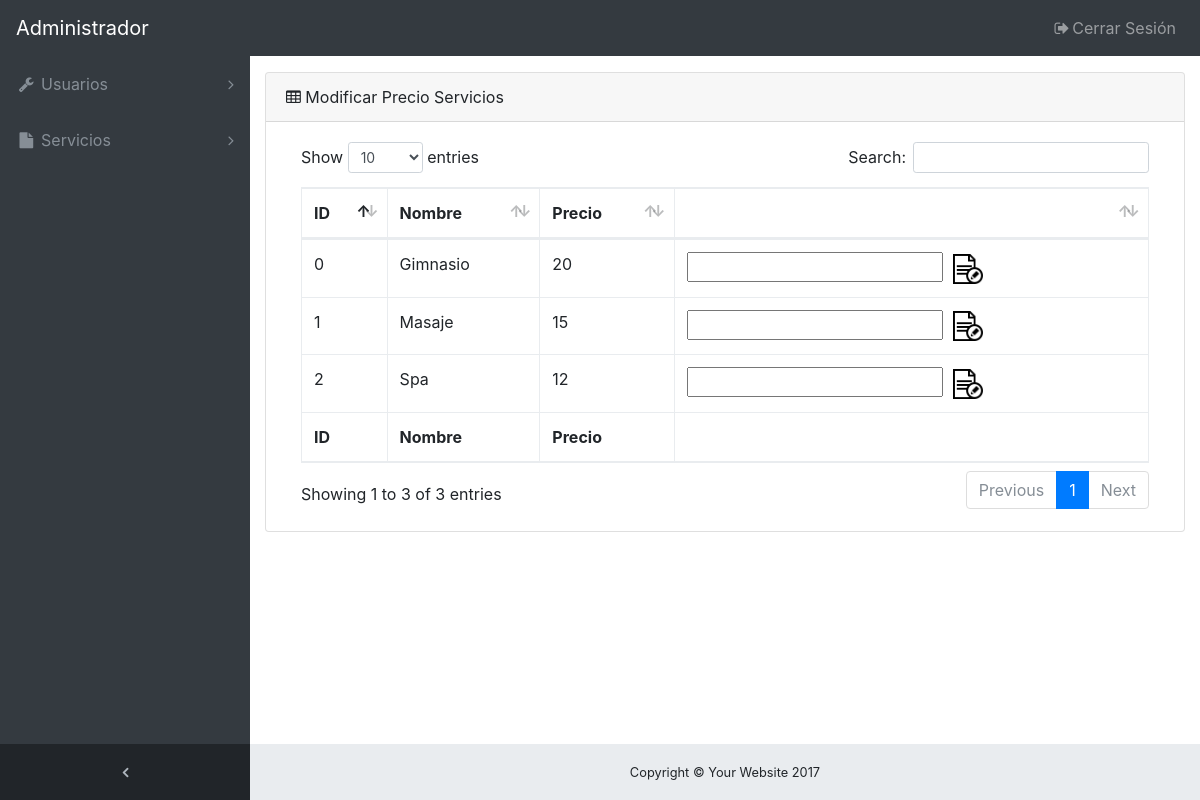
The page /pagina/admin/mod-servicios.php on the database its author committed.
### tables this page shows
CREATE TABLE `actividades` (
  `id` int(11) NOT NULL,
  `nombre` varchar(30) NOT NULL,
  `precio` int(11) NOT NULL
);

### pagina/admin/mod-servicios.php (the view, shortened to what this page needs)
<!DOCTYPE html>
<html lang="es">
	<head>
		<link href="vendor/bootstrap/css/bootstrap.min.css" rel="stylesheet">
		<link href="vendor/font-awesome/css/font-awesome.min.css" rel="stylesheet" type="text/css">
		<link href="vendor/datatables/dataTables.bootstrap4.css" rel="stylesheet">
		<link href="css/sb-admin.css" rel="stylesheet">
	</head>
	<body class="fixed-nav sticky-footer bg-dark" id="page-top">
		<nav class="navbar navbar-expand-lg navbar-dark bg-dark fixed-top" id="mainNav">
			<a class="navbar-brand" href="delete-reservas.php">Administrador</a>
			<div class="collapse navbar-collapse" id="navbarResponsive">
				<ul class="navbar-nav navbar-sidenav" id="exampleAccordion">
					<li class="nav-item" data-toggle="tooltip" data-placement="right" title="Components">
						<a class="nav-link nav-link-collapse collapsed" data-toggle="collapse" href="#collapseComponents" data-parent="#exampleAccordion">
							<i class="fa fa-fw fa-wrench"></i>
							<span class="nav-link-text">Usuarios</span>
						</a>
					</li>
					<li class="nav-item" data-toggle="tooltip" data-placement="right" title="Example Pages">
						<a class="nav-link nav-link-collapse collapsed" data-toggle="collapse" href="#collapseExamplePages" data-parent="#exampleAccordion">
							<i class="fa fa-fw fa-file"></i>
							<span class="nav-link-text">Servicios</span>
						</a>
					</li>
				</ul>
				<ul class="navbar-nav sidenav-toggler">
					<li class="nav-item">
						<a class="nav-link text-center" id="sidenavToggler">
							<i class="fa fa-fw fa-angle-left"></i>
						</a>
					</li>
				</ul>
				<ul class="navbar-nav ml-auto">
					<li class="nav-item">
						<a class="nav-link" data-toggle="modal" data-target="#exampleModal">
						<i class="fa fa-fw fa-sign-out"></i>Cerrar Sesión</a>
					</li>
				</ul>
			</div>
		</nav>
		<div class="content-wrapper">
			<div class="container-fluid">
				<div class="card mb-3">
					<div class="card-header">
						<i class="fa fa-table"></i> Modificar Precio Servicios</div>
					<div class="card-body">
						<div class="table-responsive">
							<form method="POST" action="">
								<table class="table table-bordered" id="dataTable" width="100%" cellspacing="0">
									<thead>
										<tr>
											<th>ID</th>
											<th>Nombre</th>
											<th>Precio</th>
											<th></th>
										</tr>
									</thead>
									<tfoot>
										<tr>
											<th>ID</th>
											<th>Nombre</th>
											<th>Precio</th>
											<th></th>
										</tr>
									</tfoot>
									<tbody>
										<?php
											$base=mysqli_connect("127.0.0.1","root","","hotelspa");
											$resul=mysqli_query($base,"SELECT * FROM actividades");
											while($reg = mysqli_fetch_assoc($resul)){
												echo '<tr>
														<td>'.$reg["id"].'</td>
														<td>'.$reg["nombre"].'</td>
														<td>'.$reg["precio"].'</td>
														<td><input name="'.$reg["id"].'" type="text" minlength="0" maxlength="8" pattern="[0-9]{0,8}"/>
														<button class="eliminar" type="submit" value="Modificar" name="'.$reg["id"].$reg["nombre"].'"><img src="img/modificar.png" width="30" height="30"></button> </td>
														</tr>';
											}
										?>
									</tbody>
								</table>
							</form>
						</div>
					</div>
				</div>
			</div>
			<footer class="sticky-footer">
				<div class="container">
					<div class="text-center">
						<small>Copyright © Your Website 2017</small>
					</div>
				</div>
			</footer>
		</div>
	</body>
</html>

### pagina/admin/css/sb-admin.css (style rules this page uses)
html { position: relative; min-height: 100%; }
body { overflow-x: hidden; }
body.sticky-footer { margin-bottom: 56px; }
body.sticky-footer .content-wrapper { min-height: calc(100vh - 56px - 56px); }
body.fixed-nav { padding-top: 56px; }
.content-wrapper { min-height: calc(100vh - 56px); padding-top: 1rem; }
button.eliminar { border:0; background-color:transparent; cursor:pointer; }
#mainNav .navbar-collapse { overflow: auto; max-height: 75vh; }
#mainNav .navbar-collapse .navbar-nav .nav-item .nav-link { cursor: pointer; }
#mainNav .navbar-collapse .navbar-sidenav .nav-link-collapse:after { float: right; content: '\f107'; font-family: 'FontAwesome'; }
#mainNav .navbar-collapse .navbar-sidenav .nav-link-collapse.collapsed:after { content: '\f105'; }
#mainNav .navbar-collapse .sidenav-toggler { display: none; }
@media (min-width: 992px) { #mainNav .navbar-brand { width: 250px; } }
@media (min-width: 992px) { #mainNav .navbar-collapse { overflow: visible; max-height: none; } }
@media (min-width: 992px) { #mainNav .navbar-collapse .navbar-sidenav { position: absolute; top: 0; left: 0; overflow-x: hidden; overflow-y: auto; -webkit-flex-direction: column; -ms-flex-direction: column; flex-direction: column; margin-top: 56px; } }
@media (min-width: 992px) { #mainNav .navbar-collapse .navbar-sidenav > .nav-item { width: 250px; padding: 0; } }
@media (min-width: 992px) { #mainNav .navbar-collapse .navbar-sidenav > .nav-item > .nav-link { padding: 1em; } }
#mainNav.fixed-top .sidenav-toggler { display: none; }
@media (min-width: 992px) { #mainNav.fixed-top .navbar-sidenav { height: calc(100vh - 112px); } }
@media (min-width: 992px) { #mainNav.fixed-top .sidenav-toggler { position: absolute; top: 0; left: 0; display: flex; overflow-x: hidden; overflow-y: auto; -webkit-flex-direction: column; -ms-flex-direction: column; flex-direction: column; margin-top: calc(100vh - 56px); } }
@media (min-width: 992px) { #mainNav.fixed-top .sidenav-toggler > .nav-item { width: 250px; padding: 0; } }
@media (min-width: 992px) { #mainNav.fixed-top .sidenav-toggler > .nav-item > .nav-link { padding: 1em; } }
#mainNav.fixed-top.navbar-dark .sidenav-toggler { background-color: #212529; }
#mainNav.fixed-top.navbar-dark .sidenav-toggler a i { color: #adb5bd; }
.content-wrapper { overflow-x: hidden; background: white; }
@media (min-width: 992px) { .content-wrapper { margin-left: 250px; } }
#sidenavToggler i { font-weight: 800; }
#mainNav.navbar-dark .navbar-collapse .navbar-sidenav .nav-link-collapse:after { color: #868e96; }
#mainNav.navbar-dark .navbar-collapse .navbar-sidenav > .nav-item > .nav-link { color: #868e96; }
@media (min-width: 992px) { #mainNav.navbar-dark .navbar-collapse .navbar-sidenav { background: #343a40; } }
footer.sticky-footer { position: absolute; right: 0; bottom: 0; width: 100%; height: 56px; background-color: #e9ecef; line-height: 55px; }
@media (min-width: 992px) { footer.sticky-footer { width: calc(100% - 250px); } }

### rows shown on the page
actividades: id "0", nombre "Gimnasio", precio "20"
actividades: id "1", nombre "Masaje", precio "15"
actividades: id "2", nombre "Spa", precio "12"
